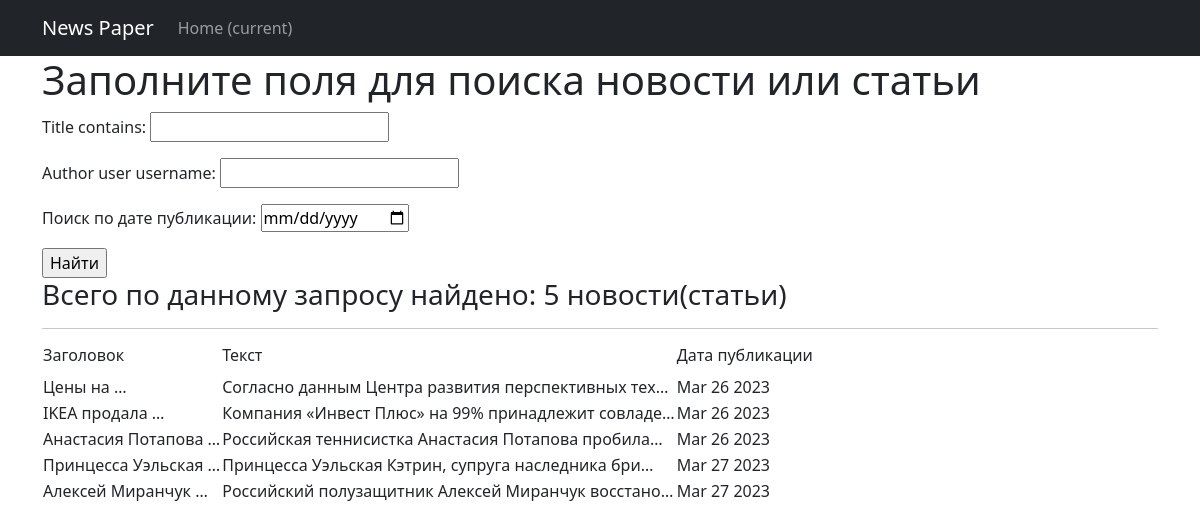
Page /posts/search/ on the earlier database version.
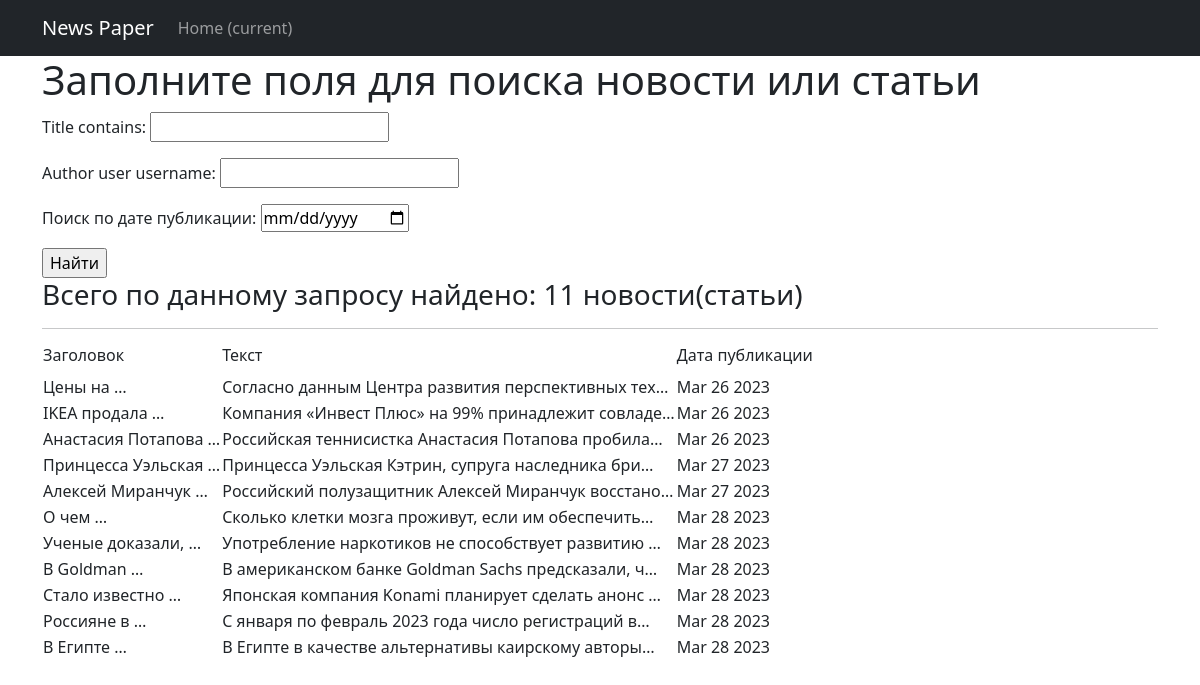
Same page on the later database version.
### news/models.py (models this page shows, shortened)
class Post(models.Model):
    objects = None
    list_type = [(news, 'Новости'), (article, 'Статья')]
    author = models.ForeignKey(Author, on_delete=models.CASCADE)
    post_type = models.CharField(max_length=2, choices=list_type)
    time_create = models.DateTimeField(auto_now_add=True)
    category = models.ManyToManyField(Category, through='PostCategory')
    title = models.CharField(max_length=250)
    text_post = models.TextField()
    rating = models.FloatField(default=0.0)

### news/views.py (the view)
# urls.py: path('search', SearchList.as_view()),
class SearchList(ListView):
    model = Post
    template_name = 'search_page.html'
    context_object_name = 'posts'
    def get_queryset(self):
        queryset = super().get_queryset()
        self.filterset = PostFilter(self.request.GET, queryset)
        return self.filterset.qs
    def get_context_data(self, **kwargs):
        context = super().get_context_data(**kwargs)
        context['filterset'] = self.filterset
        context['time_now'] = datetime.utcnow()
        return context

### news/templatetags/custom_filters.py (called while the page is built)
@register.filter
@stringfilter
def censor(value):
    for i in range(len(bad_words)):
        num_index = value.lower().find(bad_words[i])
        if num_index > 0:
            value = value.replace(bad_words[i][1:], "*" * (len(bad_words[i]) - 1))
    return value

### news/templates/search_page.html (shortened to what this page needs)
{% extends 'flatpages/default.html' %}
{% load custom_filters %}
{% load custom_tags %}
{% block content %}
<h1>Заполните поля для поиска новости или статьи</h1>
   <form action="" method="get">
       {{ filterset.form.as_p }}
       <input type="submit" value="Найти" />
   </form>
{% if posts|length > 1 %}
<h3>Всего по данному запросу найдено: {{ posts|length }} новости(статьи)</h3>
{% elif posts|length == 1%}
<h3>По данному запросу найдена только одна публикация</h3>
{% else %}
<h3>По данному запросу ничего не найдено!</h3>
{% endif %}
    <hr>
   {% if posts %}
       <table>
           <tr>
               <td><h6>Заголовок</h6></td>
               <td><h6>Текст</h6></td>
               <td><h6>Дата публикации</h6></td>
           </tr>
           {% for post in posts %}
           <tr>
               <td>{{ post.title|truncatewords:2|censor }}</td>
               <td>{{ post.text_post|truncatechars:50|censor }}</td>
               <td>{{ post.time_create|date:'M d Y' }}</td>
           </tr>
           {% endfor %}
       </table>
   {% endif %}
{% endblock content %}

### news/templates/flatpages/default.html (shortened to what this page needs)
<!DOCTYPE html>
<html lang="en">
    <head>
        {% load static %}
        <link href="{% static 'css/styles.css' %}" rel="stylesheet" />
    </head>
    <body>
        <nav class="navbar navbar-expand-lg navbar-dark bg-dark static-top">
            <div class="container">
                <a class="navbar-brand" href="#">News Paper</a>
                <div class="collapse navbar-collapse" id="navbarResponsive">
                    <ul class="navbar-nav ml-auto">
                        <li class="nav-item active">
                            <a class="nav-link" href="#">Home
                                <span class="sr-only">(current)</span>
                            </a>
                        </li>
                    </ul>
                </div>
            </div>
        </nav>
        <div class="container">
            <div class="row">
                <div class="col-lg-12 text-left">
                    {% block content %}{% endblock content %}
                </div>
            </div>
        </div>
    </body>
</html>

Differences in the rows shown:
added Post: title|censor "О чем …", text_post|censor "Сколько клетки мозга проживут, если им обеспечить…", time_create "Mar 28 2023"
added Post: title|censor "Ученые доказали, …", text_post|censor "Употребление наркотиков не способствует развитию …", time_create "Mar 28 2023"
added Post: title|censor "В Goldman …", text_post|censor "В американском банке Goldman Sachs предсказали, ч…", time_create "Mar 28 2023"
added Post: title|censor "Стало известно …", text_post|censor "Японская компания Konami планирует сделать анонс …", time_create "Mar 28 2023"
added Post: title|censor "Россияне в …", text_post|censor "С января по февраль 2023 года число регистраций в…", time_create "Mar 28 2023"
added Post: title|censor "В Египте …", text_post|censor "В Египте в качестве альтернативы каирскому авторы…", time_create "Mar 28 2023"
Other differences:
{{ posts|length }}: "5" → "11"
